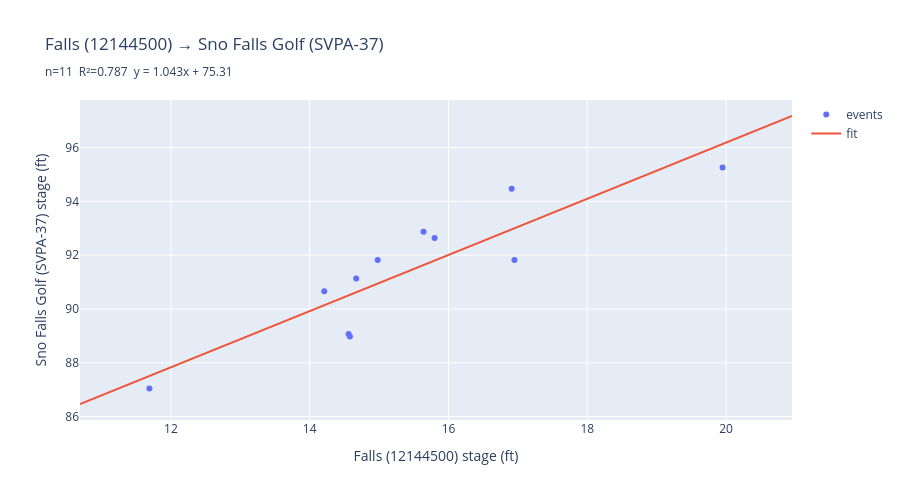
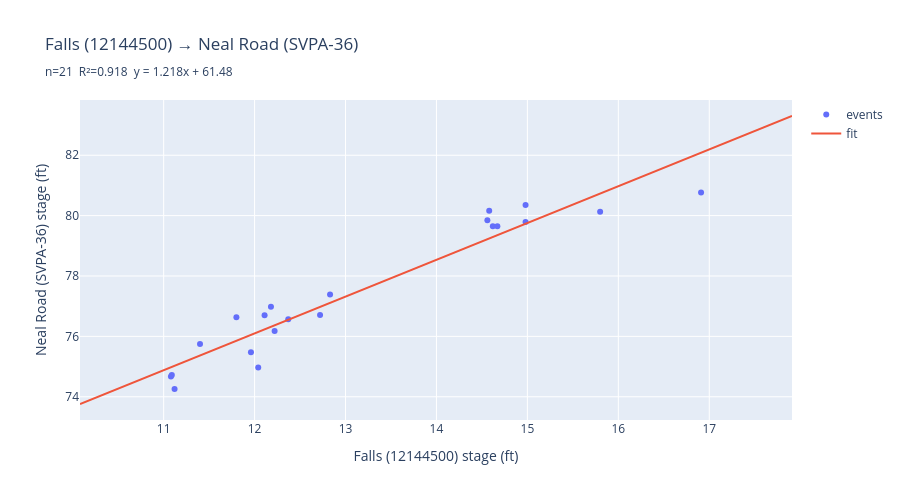
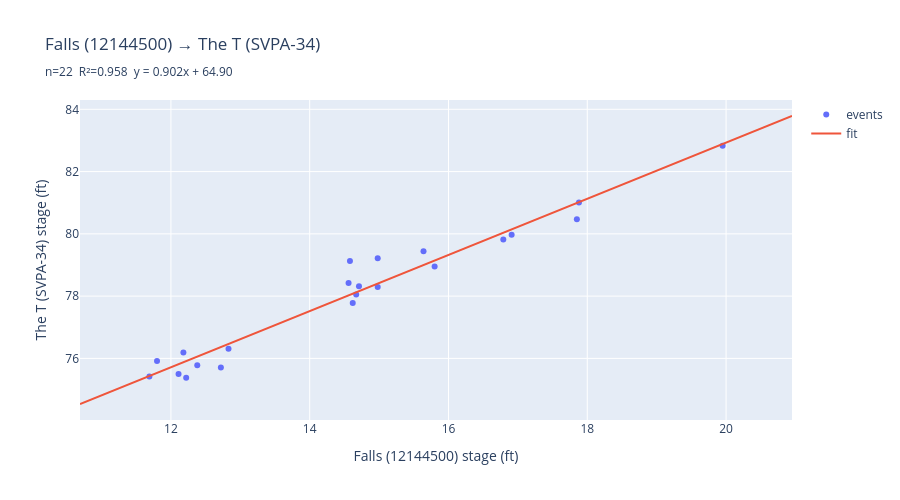
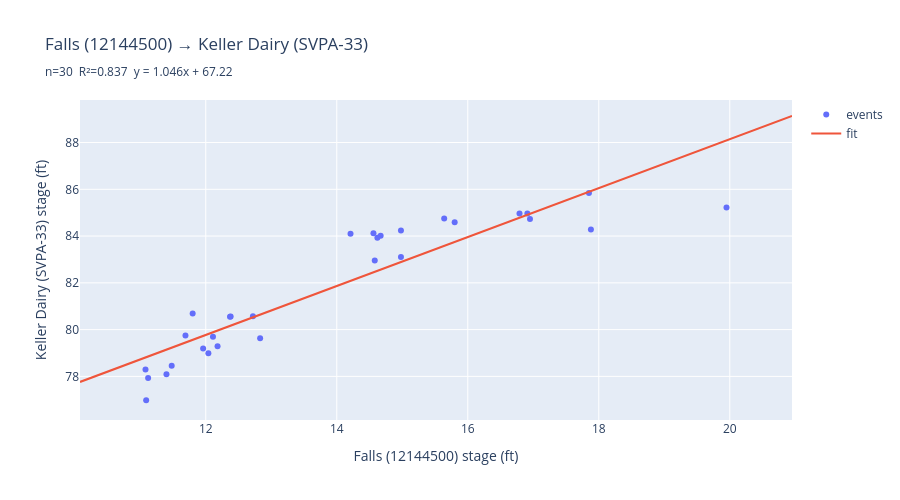

Notebook cell for these charts, in order:
### Code cell
svpa_gauges = [loc["id"] for loc in locations
               if loc["source"] == "SVPA" and loc["id"] not in SKIP_GAUGES]

summary = []
for gid in svpa_gauges:
    pairs, predictor_id, direction = build_pairs(gid)
    if len(pairs) < 2:
        print(f"{gid}: only {len(pairs)} paired events — skipping plot")
        summary.append({"gauge": gid, "predictor": predictor_id,
                        "n": len(pairs), "r2": np.nan})
        continue
    regr, score = build_model(pairs)
    summary.append({"gauge": gid, "predictor": predictor_id,
                    "n": len(pairs), "r2": round(score, 3)})
    plot_model(regr, pairs, predictor_id, gid, score)

pd.DataFrame(summary)

### Figure 1 — Plotly figure (JSON) as saved in the notebook; plotly's stock layout.template omitted (floating-point values rounded to 4 significant figures; data arrays with more than 128 entries replaced by an {"elided": "..."} marker saying what was removed)
{"data": [{"hovertemplate": "Falls (12144500): %{x:.2f} ft<br>Sno Falls Golf (SVPA-37): %{y:.2f} ft<br>%{text}<extra></extra>", "mode": "markers", "name": "events", "text": ["2019-12-21", "2020-02-08", "2021-01-03", "2021-11-13", "2021-11-15", "2022-01-13", "2022-03-02", "2022-11-05", "2023-12-06", "2025-12-11", "2026-03-19"], "type": "scatter", "x": [14.21, 15.64, 11.69, 15.8, 14.67, 14.98, 16.91, 16.95, 14.56, 19.95, 14.58], "y": [90.66, 92.87, 87.04, 92.64, 91.13, 91.82, 94.47, 91.82, 89.07, 95.26, 88.98]}, {"hoverinfo": "skip", "mode": "lines", "name": "fit", "type": "scatter", "x": {"elided": "200 float values"}, "y": {"elided": "200 float values"}}], "layout": {"height": 500, "title": {"text": "Falls (12144500) → Sno Falls Golf (SVPA-37)<br><sub>n=11  R²=0.787  y = 1.043x + 75.31</sub>"}, "xaxis": {"title": {"text": "Falls (12144500) stage (ft)"}}, "yaxis": {"title": {"text": "Sno Falls Golf (SVPA-37) stage (ft)"}}}}

### Figure 2 — Plotly figure (JSON) as saved in the notebook; plotly's stock layout.template omitted (floating-point values rounded to 4 significant figures; data arrays with more than 128 entries replaced by an {"elided": "..."} marker saying what was removed)
{"data": [{"hovertemplate": "Falls (12144500): %{x:.2f} ft<br>Neal Road (SVPA-36): %{y:.2f} ft<br>%{text}<extra></extra>", "mode": "markers", "name": "events", "text": ["2021-10-29", "2021-11-13", "2021-11-15", "2021-11-28", "2022-01-08", "2022-01-13", "2022-01-21", "2022-03-02", "2022-06-10", "2022-10-31", "2022-12-25", "2023-12-06", "2023-12-11", "2024-01-29", "2025-02-24", "2025-11-02", "2025-11-15", "2025-12-16", "2025-12-18", "2026-03-09", "2026-03-19"], "type": "scatter", "x": [14.62, 15.8, 14.67, 12.72, 11.8, 14.98, 12.37, 16.91, 11.96, 12.04, 12.22, 14.56, 11.08, 11.12, 12.11, 12.83, 11.4, 12.18, 14.98, 11.09, 14.58], "y": [79.65, 80.13, 79.65, 76.71, 76.63, 79.79, 76.57, 80.77, 75.47, 74.97, 76.18, 79.85, 74.67, 74.26, 76.7, 77.39, 75.75, 76.98, 80.35, 74.72, 80.16]}, {"hoverinfo": "skip", "mode": "lines", "name": "fit", "type": "scatter", "x": {"elided": "200 float values"}, "y": {"elided": "200 float values"}}], "layout": {"height": 500, "title": {"text": "Falls (12144500) → Neal Road (SVPA-36)<br><sub>n=21  R²=0.918  y = 1.218x + 61.48</sub>"}, "xaxis": {"title": {"text": "Falls (12144500) stage (ft)"}}, "yaxis": {"title": {"text": "Neal Road (SVPA-36) stage (ft)"}}}}

### Figure 3 — Plotly figure (JSON) as saved in the notebook; plotly's stock layout.template omitted (floating-point values rounded to 4 significant figures; data arrays with more than 128 entries replaced by an {"elided": "..."} marker saying what was removed)
{"data": [{"hovertemplate": "Falls (12144500): %{x:.2f} ft<br>The T (SVPA-34): %{y:.2f} ft<br>%{text}<extra></extra>", "mode": "markers", "name": "events", "text": ["2019-10-23", "2020-01-08", "2020-02-02", "2020-02-08", "2021-01-03", "2021-02-23", "2021-10-29", "2021-11-13", "2021-11-15", "2021-11-28", "2022-01-08", "2022-01-13", "2022-03-02", "2022-12-25", "2023-12-06", "2025-02-24", "2025-11-02", "2025-12-10", "2025-12-11", "2025-12-16", "2025-12-18", "2026-03-19"], "type": "scatter", "x": [17.85, 14.71, 16.79, 15.64, 11.69, 12.38, 14.62, 15.8, 14.67, 12.72, 11.8, 14.98, 16.91, 12.22, 14.56, 12.11, 12.83, 17.88, 19.95, 12.18, 14.98, 14.58], "y": [80.47, 78.32, 79.82, 79.44, 75.42, 75.78, 77.78, 78.95, 78.05, 75.71, 75.92, 78.29, 79.97, 75.38, 78.42, 75.5, 76.31, 81.01, 82.83, 76.19, 79.22, 79.13]}, {"hoverinfo": "skip", "mode": "lines", "name": "fit", "type": "scatter", "x": {"elided": "200 float values"}, "y": {"elided": "200 float values"}}], "layout": {"height": 500, "title": {"text": "Falls (12144500) → The T (SVPA-34)<br><sub>n=22  R²=0.958  y = 0.902x + 64.90</sub>"}, "xaxis": {"title": {"text": "Falls (12144500) stage (ft)"}}, "yaxis": {"title": {"text": "The T (SVPA-34) stage (ft)"}}}}

### Figure 4 — Plotly figure (JSON) as saved in the notebook; plotly's stock layout.template omitted (floating-point values rounded to 4 significant figures; data arrays with more than 128 entries replaced by an {"elided": "..."} marker saying what was removed)
{"data": [{"hovertemplate": "Falls (12144500): %{x:.2f} ft<br>Keller Dairy (SVPA-33): %{y:.2f} ft<br>%{text}<extra></extra>", "mode": "markers", "name": "events", "text": ["2019-10-23", "2019-12-21", "2020-01-02", "2020-02-02", "2020-02-08", "2021-01-03", "2021-02-23", "2021-10-29", "2021-11-13", "2021-11-15", "2021-11-28", "2022-01-08", "2022-01-13", "2022-01-21", "2022-03-02", "2022-06-10", "2022-10-31", "2022-11-05", "2023-12-06", "2023-12-11", "2024-01-29", "2025-02-24", "2025-11-02", "2025-11-15", "2025-12-10", "2025-12-11", "2025-12-16", "2025-12-18", "2026-03-09", "2026-03-19"], "type": "scatter", "x": [17.85, 14.21, 11.48, 16.79, 15.64, 11.69, 12.38, 14.62, 15.8, 14.67, 12.72, 11.8, 14.98, 12.37, 16.91, 11.96, 12.04, 16.95, 14.56, 11.08, 11.12, 12.11, 12.83, 11.4, 17.88, 19.95, 12.18, 14.98, 11.09, 14.58], "y": [85.84, 84.1, 78.45, 84.97, 84.75, 79.75, 80.56, 83.93, 84.59, 84.01, 80.57, 80.69, 84.24, 80.55, 84.96, 79.19, 78.99, 84.73, 84.12, 78.3, 77.93, 79.7, 79.63, 78.09, 84.28, 85.22, 79.29, 83.1, 76.98, 82.96]}, {"hoverinfo": "skip", "mode": "lines", "name": "fit", "type": "scatter", "x": {"elided": "200 float values"}, "y": {"elided": "200 float values"}}], "layout": {"height": 500, "title": {"text": "Falls (12144500) → Keller Dairy (SVPA-33)<br><sub>n=30  R²=0.837  y = 1.046x + 67.22</sub>"}, "xaxis": {"title": {"text": "Falls (12144500) stage (ft)"}}, "yaxis": {"title": {"text": "Keller Dairy (SVPA-33) stage (ft)"}}}}
